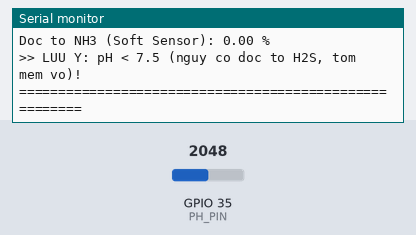
Bench run of a sketch on a simulated ESP32. Parts: the last lines printed to the serial monitor. The test bench sets the inputs (shaded band); at power-on: GPIO 35 (PH_PIN) = 2048 (analog values on the 0–4095 scale). WiFi joins after 1.5 s; servers stay silent unless stated.

Above: at 3.8 s.
3.9 s: GPIO 35 (PH_PIN) set to 491
At 5.0 s:
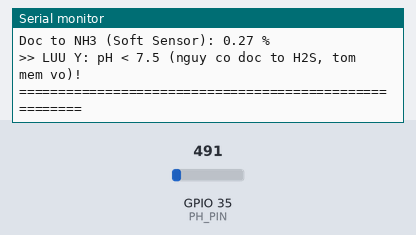
6.9 s: GPIO 35 (PH_PIN) set to 0
At 8.1 s:
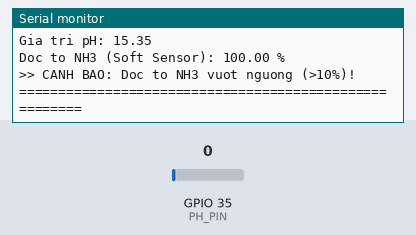
8.4 s: GPIO 35 (PH_PIN) set to 1228
At 9.9 s:
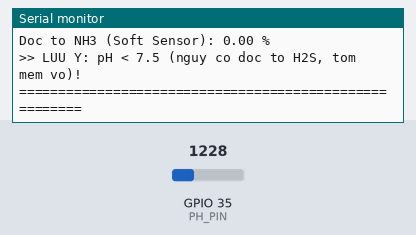
Timing chart, 0 to 11.4 s (numbered marks = the images above; inputs shaded):
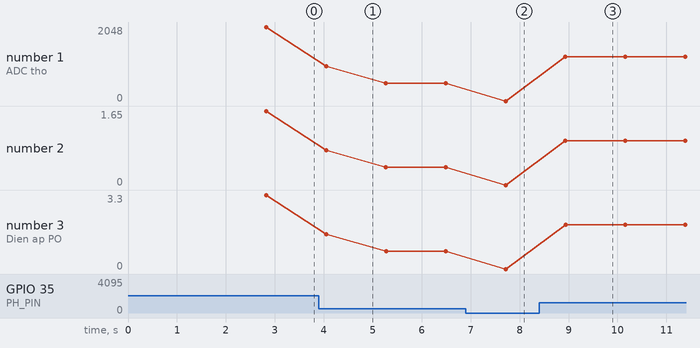

The sketch:

esp32_water_monitor.ino
```cpp
/*
 * =========================================================
 * DU AN: IOT GIAM SAT MOI TRUONG VA DINH DUONG CHO CAY OT
 * CAM BIEN: pH PH-4502C
 * VI DIEU KHIEN: ESP32 DEVKIT V1
 *
 * KET NOI:
 *   PO  -> Cau phan ap -> GPIO35 (D35)
 *   V+  -> Nguon 5V rieng
 *   GND -> GND chung
 *
 *
 * THINGSPEAK:
 *   FIELD 1 = Gia tri pH
 *   FIELD 2 = Gia tri ADC tho
 *
 * HIEU CHUAN:
 *   pH 4.01 = 1.998 V
 *   pH 6.86 = 1.496 V
 *
 * SERIAL MONITOR: 115200 baud
 * CHU KY GUI: 20 giay
 * =========================================================
 */

#include <WiFi.h>
#include <HTTPClient.h>

// =========================================================
// 1. CAU HINH WIFI
// =========================================================

const char* WIFI_SSID = "OnePlus Ace 2 Pro f193";
const char* WIFI_PASSWORD = "thaochode";

// =========================================================
// 2. CAU HINH THINGSPEAK
// =========================================================

const char* WRITE_API_KEY = "8L8NJP5QT7UAE0IE";

const char* THINGSPEAK_URL =
  "http://api.thingspeak.com/update";

// =========================================================
// 3. CAU HINH CAM BIEN pH
// =========================================================

#define PH_PIN 35

// So lan lay mau ADC
const int ADC_SAMPLES = 20;

// Ty le cau phan ap 10k va 10k
const float VOLTAGE_DIVIDER_RATIO = 2.0;

// =========================================================


// 4. THONG SO HIEU CHUAN pH
// =========================================================

// Diem hieu chuan thu nhat
const float PH_VOLT_AT_4_01 = 1.998f;
const float PH_VALUE_AT_4_01 = 4.01f;

// Diem hieu chuan thu hai
const float PH_VOLT_AT_6_86 = 1.496f;
const float PH_VALUE_AT_6_86 = 6.86f;

// =========================================================
// 5. THOI GIAN GUI DU LIEU
// =========================================================

const unsigned long UPLOAD_INTERVAL = 20000;

unsigned long lastUploadTime = 0;

// =========================================================
// 6. DOC DU LIEU CAM BIEN
// =========================================================

void readPHSensor(
  int &adcValue,
  float &gpioVoltage,
  float &sensorVoltage
) {

  long adcTotal = 0;
  long voltageTotal = 0;

  for (int i = 0; i < ADC_SAMPLES; i++) {

    adcTotal += analogRead(PH_PIN);

    voltageTotal += analogReadMilliVolts(PH_PIN);

    delay(10);
  }

  // Tinh ADC trung binh
  adcValue = adcTotal / ADC_SAMPLES;

  // Dien ap tai GPIO35
  gpioVoltage =
    (voltageTotal / (float)ADC_SAMPLES) / 1000.0f;

  // Khoi phuc dien ap PO truoc cau phan ap
  sensorVoltage =
    gpioVoltage * VOLTAGE_DIVIDER_RATIO;
}

// =========================================================
// 7. TINH GIA TRI pH
// =========================================================

float calculatePH(float sensorVoltage) {

  // Tinh he so goc tu hai diem hieu chuan
  float slope =
(PH_VALUE_AT_6_86 - PH_VALUE_AT_4_01) /
    (PH_VOLT_AT_6_86 - PH_VOLT_AT_4_01);

  // Noi suy tuyen tinh
  float phValue =
    PH_VALUE_AT_4_01 +
    (sensorVoltage - PH_VOLT_AT_4_01) * slope;

  return phValue;
}

// =========================================================
// 8. KET NOI WIFI
// =========================================================

void connectWiFi() {

  if (WiFi.status() == WL_CONNECTED) {
    return;
  }

  Serial.println();
  Serial.print("Dang ket noi Wi-Fi: ");
  Serial.println(WIFI_SSID);

  WiFi.mode(WIFI_STA);
  WiFi.disconnect(true);
  delay(100);
  WiFi.begin(WIFI_SSID, WIFI_PASSWORD);

  int retry = 0;

  while (
    WiFi.status() != WL_CONNECTED &&
    retry < 30
  ) {

    delay(500);

    Serial.print(".");

    retry++;
  }

  if (WiFi.status() == WL_CONNECTED) {

    Serial.println();
    Serial.println("Ket noi Wi-Fi thanh cong!");

    Serial.print("Dia chi IP: ");
    Serial.println(WiFi.localIP());

  } else {

    Serial.println();
    Serial.print("Khong the ket noi Wi-Fi! Ma trang thai: ");
    Serial.println(WiFi.status());

    // Quet cac mang Wi-Fi 2.4GHz kha dung quanh day de chan doan
    Serial.println("Dang quet mang Wi-Fi 2.4GHz gan day...");
    int n = WiFi.scanNetworks();
    bool foundTarget = false;
    for (int i = 0; i < n; i++) {
      String ssid = WiFi.SSID(i);
      if (ssid == String(WIFI_SSID)) {
        foundTarget = true;
      }
      Serial.print("  - ");
      Serial.print(ssid);
      Serial.print(" (");
      Serial.print(WiFi.RSSI(i));
      Serial.println(" dBm)");
    }
    if (!foundTarget) {
      Serial.println(">> CANH BAO: ESP32 KHONG TIM THAY mang nay o bang tan 2.4GHz!");
      Serial.println(">> Nguyen nhan: Wi-Fi dang phat o bang tan 5GHz (ESP32 chi bat duoc 2.4GHz).");
      Serial.println(">> Cach sua: Chuyen diem phat sang 2.4GHz (hoac bat 'Toi da hoa tuong thich' tren iPhone).");
    } else {
      Serial.println(">> Tim thay mang 2.4GHz nhung ket noi that bai. Hay kiem tra lai mat khau WIFI_PASSWORD!");
    }
  }
}

// =========================================================
// 9. GUI DU LIEU LEN THINGSPEAK
// =========================================================

void uploadThingSpeak(
  int adcValue,
  float phValue
) {

  if (WiFi.status() != WL_CONNECTED) {

    Serial.println("Wi-Fi chua ket noi!");
    return;
  }

  HTTPClient http;

  String url = String(THINGSPEAK_URL);

  url += "?api_key=";
  url += WRITE_API_KEY;

  // FIELD 1: Gia tri pH
  url += "&field1=";
  url += String(phValue, 2);

  // FIELD 2: Gia tri ADC tho
  url += "&field2=";
  url += String(adcValue);

  http.begin(url);

  int httpCode = http.GET();

  if (httpCode > 0) {

    String response = http.getString();

    Serial.println();
    Serial.println("========== THINGSPEAK ==========");

    Serial.print("HTTP Code: ");
    Serial.println(httpCode);

    Serial.print("Entry ID: ");
    Serial.println(response);

    if (
      httpCode == HTTP_CODE_OK &&
      response.toInt() > 0
    ) {

      Serial.println("Gui du lieu thanh cong!");

    } else {

      Serial.println("Gui du lieu that bai!");
    }

  } else {

    Serial.print("Loi HTTP: ");
    Serial.println(http.errorToString(httpCode));
  }

  http.end();
}

// =========================================================
// SOFT SENSOR: TINH TOAN DOC TO % NH3 TU pH (APHA / EMERSON)
// =========================================================
float calculateToxicNH3Percent(float ph, float tempC = 28.0) {
  // Cong thuc Emerson tinh pKa theo nhiet do:
  float pKa = 0.09018 + (2729.92 / (273.15 + tempC));
  float nh3Pct = 100.0 / (1.0 + pow(10.0, (pKa - ph)));
  return nh3Pct;
}

// =========================================================
// 10. SETUP
// =========================================================

void setup() {

  Serial.begin(115200);

  delay(1000);

  Serial.println();
  Serial.println("==================================");
  Serial.println("     HE THONG GIAM SAT pH");
  Serial.println("          PH-4502C");
  Serial.println("==================================");

  // Cau hinh ADC 12 bit
  analogReadResolution(12);

  // Cau hinh ADC cho GPIO35
  analogSetPinAttenuation(
    PH_PIN,
    ADC_11db
  );

  // Hien thi thong tin hieu chuan
  Serial.println("THONG SO HIEU CHUAN:");

  Serial.print("pH 4.01: ");
  Serial.print(PH_VOLT_AT_4_01, 3);
  Serial.println(" V");

  Serial.print("pH 6.86: ");
  Serial.print(PH_VOLT_AT_6_86, 3);
  Serial.println(" V");

  // Ket noi Wi-Fi
connectWiFi();
}

// =========================================================
// 11. LOOP
// =========================================================

void loop() {

  int adcValue = 0;

  float gpioVoltage = 0;
  float sensorVoltage = 0;

  // Doc du lieu cam bien
  readPHSensor(
    adcValue,
    gpioVoltage,
    sensorVoltage
  );

  // Tinh gia tri pH
  float phValue = calculatePH(sensorVoltage);
  float toxicNH3Pct = calculateToxicNH3Percent(phValue, 28.0);

  // Hien thi du lieu
  Serial.println();
  Serial.println("========== DU LIEU CAM BIEN pH & SOFT SENSOR ==========");

  Serial.print("ADC tho: ");
  Serial.println(adcValue);

  Serial.print("Dien ap GPIO35: ");
  Serial.print(gpioVoltage, 3);
  Serial.println(" V");

  Serial.print("Dien ap PO: ");
  Serial.print(sensorVoltage, 3);
  Serial.println(" V");

  Serial.print("Gia tri pH: ");
  Serial.println(phValue, 2);

  Serial.print("Doc to NH3 (Soft Sensor): ");
  Serial.print(toxicNH3Pct, 2);
  Serial.println(" %");

  if (toxicNH3Pct > 10.0) {
    Serial.println(">> CANH BAO: Doc to NH3 vuot nguong (>10%)!");
  } else if (phValue < 7.5) {
    Serial.println(">> LUU Y: pH < 7.5 (nguy co doc to H2S, tom mem vo)!");
  } else {
    Serial.println(">> Nuoc dat nguong an toan.");
  }

  Serial.println("=======================================================");

  // Gui du lieu moi 20 giay
  if (
    millis() - lastUploadTime >= UPLOAD_INTERVAL
  ) {

    lastUploadTime = millis();

    // Kiem tra Wi-Fi
    connectWiFi();

    // Gui du lieu len ThingSpeak
    uploadThingSpeak(
      adcValue,
      phValue
    );
  }

  delay(1000);
}
```

Measured:
- after the input at 3.9 s, the serial monitor: prints a new line after 0.15 s (image 1)
- after the input at 6.9 s, the serial monitor: prints a new line after 0.81 s (image 2)
- after the input at 8.4 s, the serial monitor: prints a new line after 0.54 s (image 3)
- plotted number 1: 2048 → 491 after the input at 3.9 s, 491 → 0 after the input at 6.9 s, 0 → 1228 after the input at 8.4 s
- plotted number 2: 1.65 → 0.4 after the input at 3.9 s, 0.4 → 0 after the input at 6.9 s, 0 → 0.99 after the input at 8.4 s
- plotted number 3: 3.3 → 0.79 after the input at 3.9 s, 0.79 → 0 after the input at 6.9 s, 0 → 1.98 after the input at 8.4 s
